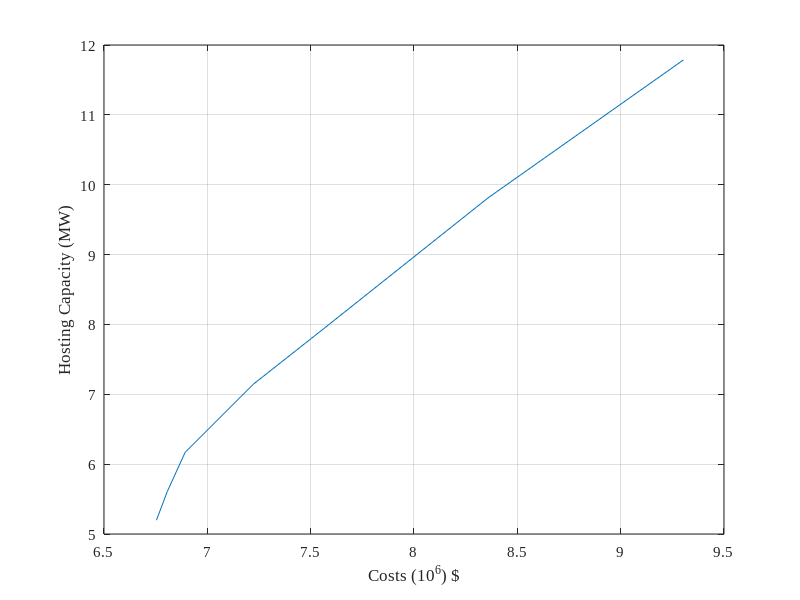

Write MATLAB code to recreate this figure.
clear all
clc
close all

lambda = 0:0.1:1;

% hc01 =   [4.89638 4.89638 6.94207 7.72168 8.40902 9.10462 9.57069 10.3603 10.9122 11.3611 11.5702]; %VVC
% cost01 = [6142810 6245450 6596200 6981800 7009990 7375630 7845590 8126990 8213570 8422880 9583110]/10^6;
% 
% hc02 =   [4.89141 6.01348 7.49478 8.62598 9.33465 9.99585 10.6306 11.2134 11.2134 12.0447 12.2563]; %BB
% cost02 = [5886910 6201420 7093290 7477150 7727480 8155880 8551850 8638900 8596150 9119920 9816490]/10^6;
% 
% hc03 =   [4.89529 6.02573 7.49681 8.58397 9.33399 9.99337 10.6273 11.2113 11.7586 12.0427 12.2543]; %BB + VVC
% cost03 = [5908740 6625370 7225280 7450790 7916390 7946620 8218280 8467920 8895820 8909300 9812990]/10^6;
% 
% %hc02 =   []; %BB + VVC
% %cost02 = []/10^6;
% 
% figure
% set(groot, 'defaultAxesFontName', 'Times New Roman');
% set(groot, 'defaultAxesFontSize', 11);
% set(groot, 'defaultTextFontName', 'Times New Roman');
% set(groot, 'defaultTextFontSize', 11);
% plot(cost01,hc01,cost02,hc02,cost03,hc03)
% %axis([6.3 7.5 4 7.5])
% legend('VVC','BB','VVC + BB','Location','southeast')
% xlabel('Costs (10^6) $')
% ylabel('Hosting Capacity (MW)')
% grid on


hc01 =   [5.19758 5.61057 6.16957 7.14254 7.94929 9.81104 11.7866]; %VVC
cost01 = [6753690 6806640 6892690 7221850 7567410 8358140 9303740]/10^6;

figure
set(groot, 'defaultAxesFontName', 'Times New Roman');
set(groot, 'defaultAxesFontSize', 11);
set(groot, 'defaultTextFontName', 'Times New Roman');
set(groot, 'defaultTextFontSize', 11);
plot(cost01,hc01)
%axis([6.3 7.5 4 7.5])
xlabel('Costs (10^6) $')
ylabel('Hosting Capacity (MW)')
grid on
